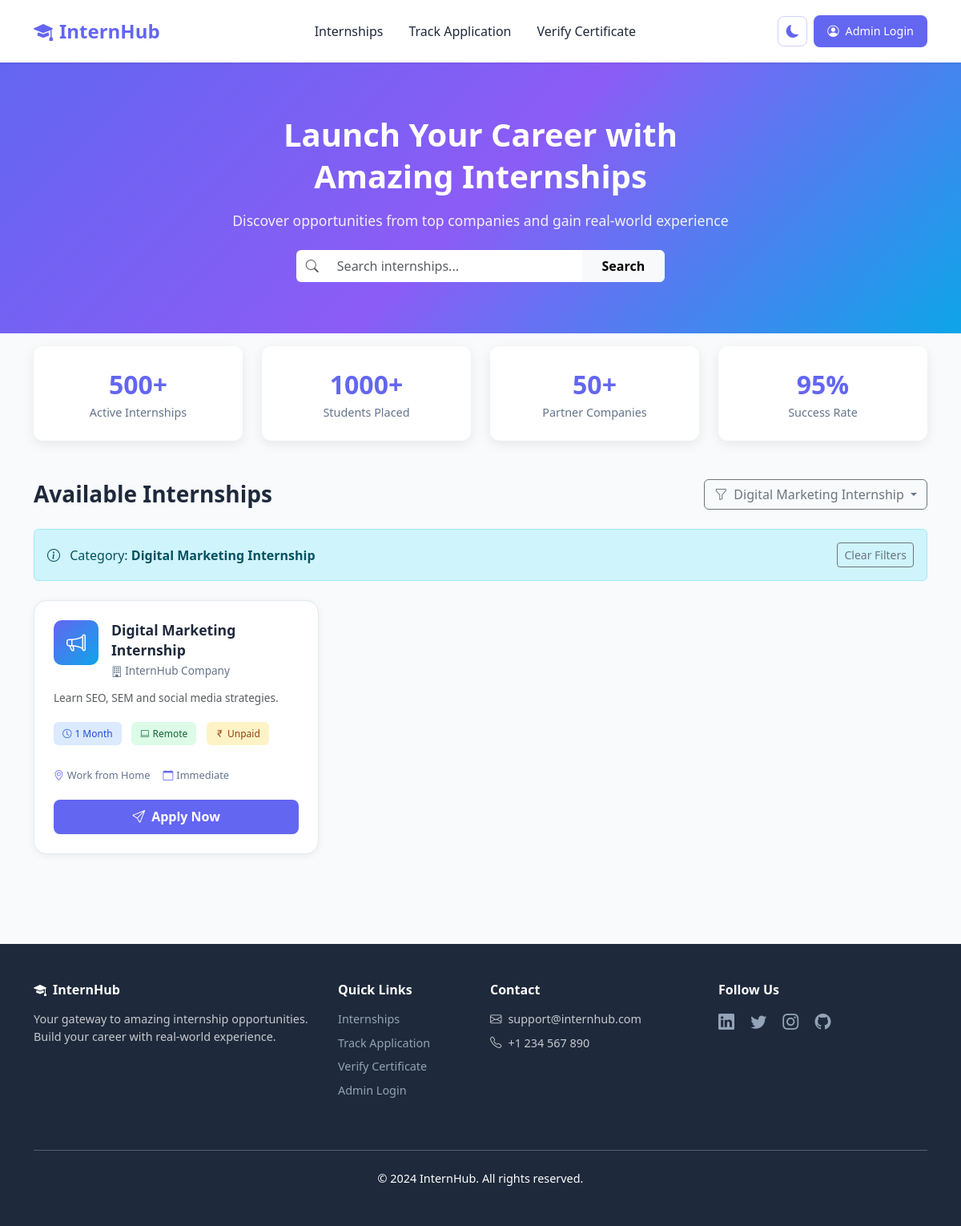
Page /index.php?category=Digital Marketing Internship on the committed database.
### tables this page shows
CREATE TABLE internships (
  id INT AUTO_INCREMENT PRIMARY KEY,
  title VARCHAR(100),
  description TEXT,
  duration VARCHAR(50)
);

### index.php (the view, shortened to what this page needs)
<?php
require 'includes/db.php';
$search = isset($_GET['search']) ? trim($_GET['search']) : '';
$category = isset($_GET['category']) ? trim($_GET['category']) : '';
$sql = "SELECT * FROM internships WHERE 1=1";
$params = [];
if (!empty($category) && $category !== 'all') {
    $sql .= " AND title LIKE :category";
    $params[':category'] = '%' . $category . '%';
}
$sql .= " ORDER BY id DESC";
$stmt = $conn->prepare($sql);
$stmt->execute($params);
$result = $stmt;
?>
<!DOCTYPE html>
<html lang="en">
<head>
  <link rel="stylesheet" href="https://cdn.jsdelivr.net/npm/bootstrap@5.3.0/dist/css/bootstrap.min.css">
  <link rel="stylesheet" href="https://cdn.jsdelivr.net/npm/bootstrap-icons@1.11.0/font/bootstrap-icons.css">
</head>
<body>
  <nav class="navbar navbar-expand-lg sticky-top">
    <div class="container">
      <a class="navbar-brand" href="index.php"><i class="bi bi-mortarboard-fill me-2"></i>InternHub</a>
      <div class="collapse navbar-collapse" id="navbarNav">
        <ul class="navbar-nav mx-auto">
          <li class="nav-item"><a class="nav-link active" href="index.php">Internships</a></li>
          <li class="nav-item"><a class="nav-link" href="track_application.php">Track Application</a></li>
          <li class="nav-item"><a class="nav-link" href="verify_certificate.php">Verify Certificate</a></li>
        </ul>
        <button class="theme-toggle me-2" onclick="toggleTheme()" title="Toggle Dark Mode">
          <i class="bi bi-moon-fill" id="themeIcon"></i>
        </button>
        <a href="admin/login.php" class="btn btn-login"><i class="bi bi-person-circle me-1"></i> Admin Login</a>
      </div>
    </div>
  </nav>
  <section class="hero">
    <div class="container text-center">
      <h1>Launch Your Career with<br>Amazing Internships</h1>
      <p class="mt-3">Discover opportunities from top companies and gain real-world experience</p>
      <form method="get" class="mt-4">
        <div class="row justify-content-center g-2">
          <div class="col-md-6 col-lg-5">
            <div class="input-group">
              <span class="input-group-text bg-white border-0"><i class="bi bi-search text-muted"></i></span>
              <input type="text" name="search" class="form-control border-0 py-2" placeholder="Search internships..."
                     value="<?= htmlspecialchars($search) ?>">
              <button type="submit" class="btn btn-light fw-semibold px-4">Search</button>
            </div>
          </div>
        </div>
      </form>
    </div>
  </section>
  <section class="stats mt-3">
    <div class="container">
      <div class="row g-4 justify-content-center">
        <div class="col-md-3 col-6">
          <div class="stat-item">
            <div class="stat-number">500+</div>
            <div class="stat-label">Active Internships</div>
          </div>
        </div>
        <div class="col-md-3 col-6">
          <div class="stat-item">
            <div class="stat-number">1000+</div>
            <div class="stat-label">Students Placed</div>
          </div>
        </div>
        <div class="col-md-3 col-6">
          <div class="stat-item">
            <div class="stat-number">50+</div>
            <div class="stat-label">Partner Companies</div>
          </div>
        </div>
        <div class="col-md-3 col-6">
          <div class="stat-item">
            <div class="stat-number">95%</div>
            <div class="stat-label">Success Rate</div>
          </div>
        </div>
      </div>
    </div>
  </section>
  <section class="py-5">
    <div class="container">
      <div class="d-flex justify-content-between align-items-center mb-4">
        <h2 class="section-title mb-0">Available Internships</h2>
        <div class="dropdown">
          <button class="btn btn-outline-secondary dropdown-toggle" type="button" data-bs-toggle="dropdown">
            <i class="bi bi-funnel me-1"></i> <?= $category && $category !== 'all' ? htmlspecialchars(ucfirst($category)) : 'Filter' ?>
          </button>
        </div>
      </div>
      <?php if (!empty($search) || (!empty($category) && $category !== 'all')): ?>
      <div class="alert alert-info d-flex justify-content-between align-items-center mb-4">
        <span>
          <i class="bi bi-info-circle me-2"></i>
          <?php if (!empty($category) && $category !== 'all'): ?>
            <?= !empty($search) ? ' in ' : '' ?>Category: <strong><?= htmlspecialchars(ucfirst($category)) ?></strong>
          <?php endif; ?>
        </span>
        <a href="index.php" class="btn btn-sm btn-outline-secondary">Clear Filters</a>
      </div>
      <?php endif; ?>
      <div class="row g-4">
        <?php while ($row = $result->fetch()): $hasResults = true; ?>
          <?php
            $icons = ['Web' => 'bi-code-slash', 'Data' => 'bi-graph-up', 'Digital' => 'bi-megaphone', 'Design' => 'bi-palette'];
            $icon = 'bi-briefcase';
            foreach ($icons as $key => $val) {
              if (stripos($row['title'], $key) !== false) { $icon = $val; break; }
            }
          ?>
          <div class="col-lg-4 col-md-6">
            <div class="internship-card">
              <div class="d-flex align-items-start">
                <div class="company-logo me-3">
                  <i class="bi <?= $icon ?>"></i>
                </div>
                <div class="flex-grow-1">
                  <h5 class="internship-title"><?= htmlspecialchars($row['title']) ?></h5>
                  <p class="company-name mb-0"><i class="bi bi-building"></i> InternHub Company</p>
                </div>
              </div>
              <p class="text-muted internship-desc"><?= htmlspecialchars($row['description']) ?></p>
              <div class="tags-container">
                <span class="tag tag-duration"><i class="bi bi-clock"></i><?= htmlspecialchars($row['duration']) ?></span>
                <span class="tag tag-type"><i class="bi bi-laptop"></i>Remote</span>
                <span class="tag tag-mode"><i class="bi bi-currency-rupee"></i>Unpaid</span>
              </div>
              <div class="internship-meta">
                <span><i class="bi bi-geo-alt"></i>Work from Home</span>
                <span><i class="bi bi-calendar"></i>Immediate</span>
              </div>
              <a href="apply.php?id=<?= (int)$row['id'] ?>" class="btn btn-apply">
                <i class="bi bi-send"></i>Apply Now
              </a>
            </div>
          </div>
        <?php endwhile; ?>
      </div>
    </div>
  </section>
  <footer class="footer">
    <div class="container">
      <div class="row">
        <div class="col-md-4 mb-4">
          <h5 class="fw-bold mb-3"><i class="bi bi-mortarboard-fill me-2"></i>InternHub</h5>
          <p class="text-white opacity-75">Your gateway to amazing internship opportunities. Build your career with real-world experience.</p>
        </div>
        <div class="col-md-2 mb-4">
          <h6 class="fw-bold mb-3">Quick Links</h6>
          <ul class="list-unstyled">
            <li class="mb-2"><a href="index.php">Internships</a></li>
            <li class="mb-2"><a href="track_application.php">Track Application</a></li>
            <li class="mb-2"><a href="verify_certificate.php">Verify Certificate</a></li>
            <li class="mb-2"><a href="admin/login.php">Admin Login</a></li>
          </ul>
        </div>
        <div class="col-md-3 mb-4">
          <h6 class="fw-bold mb-3">Contact</h6>
          <ul class="list-unstyled">
            <li class="mb-2 text-white opacity-75"><i class="bi bi-envelope me-2"></i>support@internhub.com</li>
            <li class="mb-2 text-white opacity-75"><i class="bi bi-telephone me-2"></i>+1 234 567 890</li>
          </ul>
        </div>
        <div class="col-md-3 mb-4">
          <h6 class="fw-bold mb-3">Follow Us</h6>
          <a href="#" class="me-3"><i class="bi bi-linkedin fs-5"></i></a>
          <a href="#" class="me-3"><i class="bi bi-twitter fs-5"></i></a>
          <a href="#" class="me-3"><i class="bi bi-instagram fs-5"></i></a>
          <a href="#"><i class="bi bi-github fs-5"></i></a>
        </div>
      </div>
      <hr class="my-4 opacity-25">
      <p class="text-center text-white mb-0">&copy; 2024 InternHub. All rights reserved.</p>
    </div>
  </footer>
</body>
</html>

### rows in the picture
internships: title "Digital Marketing Internship", description "Learn SEO, SEM and social media strategies.", duration "1 Month"

### other values in the picture
$category "Digital Marketing Internship"
